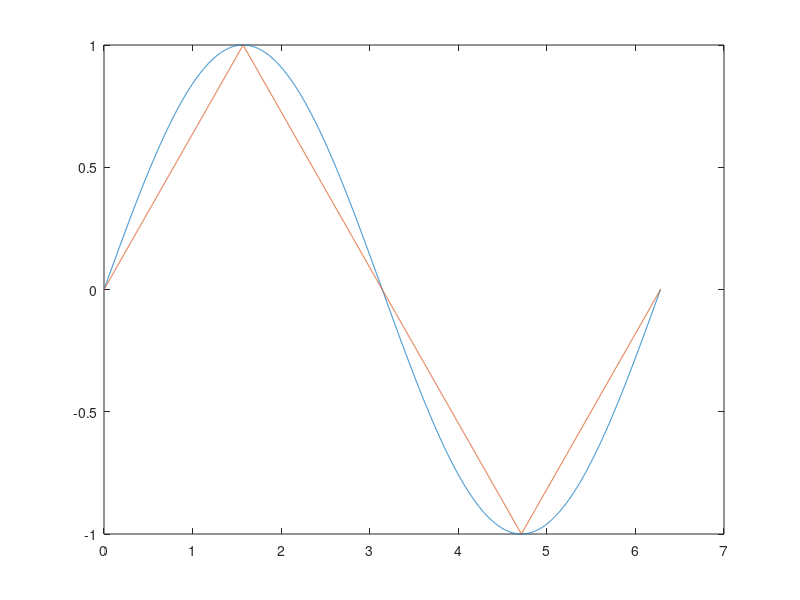

Reproduce this figure in MATLAB.
close all;
clc;
clear all


a = 0;
b = 2*pi;
delta = 0.001;
x=(a:delta:b)' ;

for k =1:length(x)
   y(k) = sin(x(k));
   if x(k) < pi/2
      p = 2/pi;
      q = 1;
   elseif x(k) > 3*pi/2
      p = 2/pi;
      q = -3;
   else
      p = -2/pi;
      q = 1;
   end
   z(k) = p * (x(k) - pi/2) + q;
end

figure
plot(x,y, x, z)

